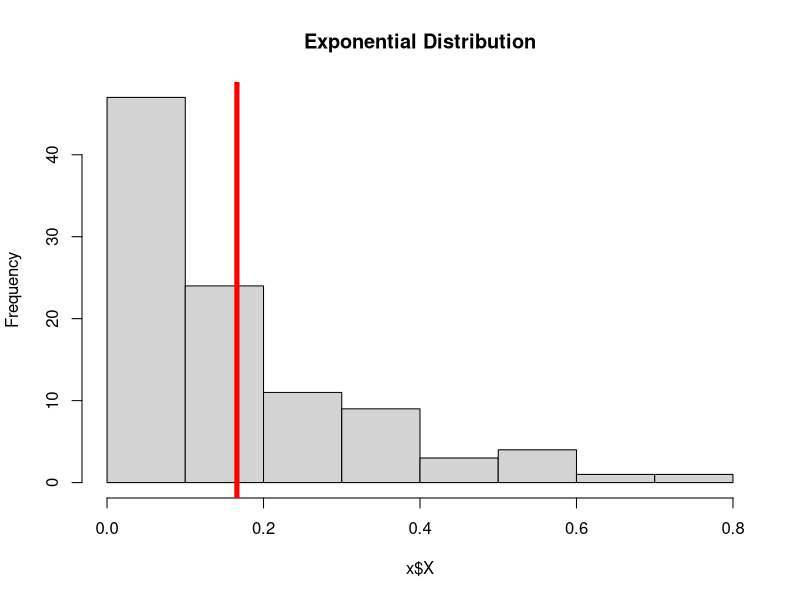
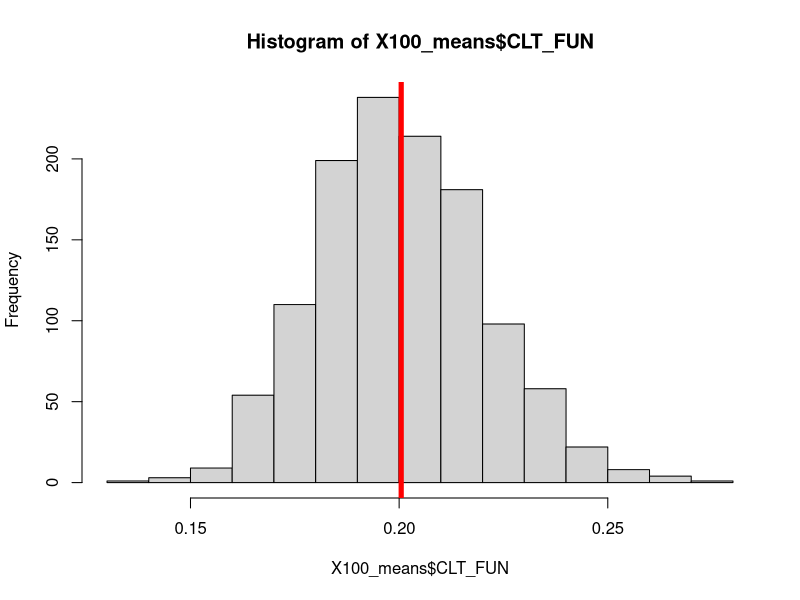

The R script that drew these images, in order:
# sampe n = 100 observations from the exponential distribution with mean = 5
x <- data.frame(X = rexp(100, rate = 5))

# plot it
hist(x$X, main = "Exponential Distribution")
abline(v= mean(x$X),col="red", lwd=5)

datalist = list()
# repeate this 120 times
# I created a for loop to do this which repeats the line above 120 times
for (i in 1:1200) {
  # during each loop I create a variable x_1, x_2, etc. using the paste command
  nam <- paste("x", i, sep = "_") 
  # I create a list containing each of the 120 dataframes, each having 100 observations
  datalist[[i]] = assign(nam, data.frame((rexp(100, rate = 5))))
}

# this syntax merges all of the list objects into one
X100 <- do.call(cbind, datalist)

# then I use the command "sapply" to compute the means of each column 
# i.e., the mean of each 100 observations
# sapply needs a data frame as input so before using sapply convert the list to a df
X100_means <- data.frame(sapply(X100, FUN=mean))

# the command "colnames" changes the name of the variable
# here I am changing the fist variable name to "CLT_FUN" hence the [1]
colnames(X100_means)[1] <- "CLT_FUN"

# Now, if the CLT worked, this histogram of the mean of the means should be normal
hist(X100_means$CLT_FUN)
abline(v= mean(X100_means$CLT_FUN),col="red", lwd=5)

